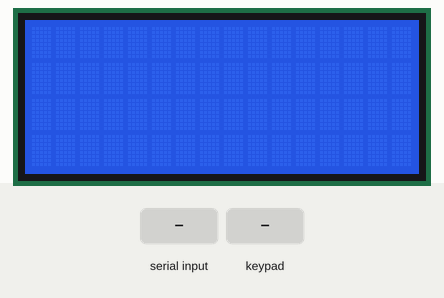
Recording of a sketch running on a simulated Arduino Mega 2560, built with avr-gcc and run on an emulated ATmega2560. On the bench: 16×4 character LCD. Inputs (shaded band) come from the test bench.

Above: at 1.2 s.
1.3 s: "90,45\n" received over the second serial link
At 2.0 s:
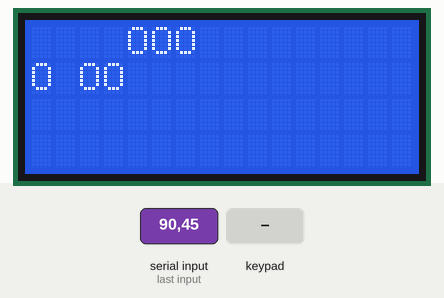
2.8 s: key '7' pressed
4.3 s: "30,150\n" received over the second serial link
At 4.7 s:
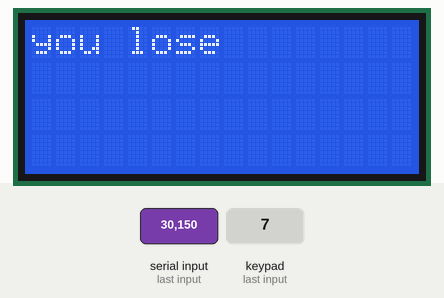
7.3 s: keypad keys 2 2 2 3 2 4 2 5 pressed 0.4 s apart
At 7.6 s:
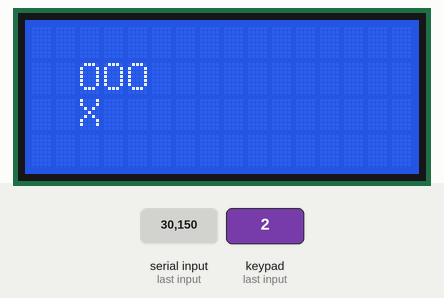
12.0 s: "0\n" received over the second serial link
At 12.4 s:
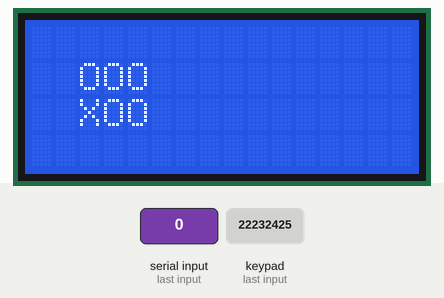
13.5 s: key '8' pressed
Timing chart, 0 to 16.0 s (numbered marks = the images above; inputs shaded):
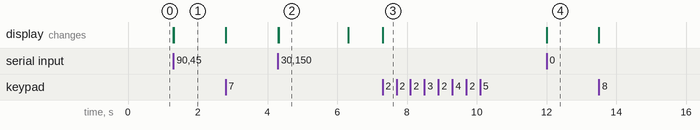

The sketch:

sketch_jan27a.ino
```cpp
// player 1

#include <LiquidCrystal.h>
#include <Keypad.h>

// lcd object initializing
#define RS_PIN 50
#define EN_PIN 51
#define D4_PIN 8
#define D5_PIN 9
#define D6_PIN 10
#define D7_PIN 11
LiquidCrystal lcd(RS_PIN, EN_PIN, D4_PIN, D5_PIN, D6_PIN, D7_PIN);

// keypad object initializing
const byte ROWS = 4;
const byte COLS = 4;
char keys[ROWS][COLS] = {
{'7','8','9','/'},
{'4','5','6','*'},
{'1','2','3','-'},
{'C','0','=','+'}
};
byte rowPins[ROWS] = {22, 23, 24, 25};
byte colPins[COLS] = {26, 27, 28, 29};
Keypad keypad = Keypad(makeKeymap(keys), rowPins, colPins, ROWS, COLS);

// point
char player1_point = 'X';
char player2_point = 'O';

// grid fill places
int fill[10];

// 1: player1 turn
// 2: player2 turn
int turn = 1;

void setup() {
  Serial2.begin(9600);
  keypad.addEventListener(keypadEvent);
  lcd.begin(16, 4);
  lcd.clear();

  for(int i=0; i<10; i++)
    fill[i] = 0;
}

void loop() {
  // keypad pressed button
  char c = keypad.getKey();

  if(Serial2.available()){
    char data = Serial2.read();
    int num = data - '0';
    update_screen(num, 2); // show what player 2 done
  }
}

void keypadEvent(KeypadEvent key){
  if(keypad.getState() == PRESSED){
    if((key >= '1') & (key <= '9')){
      int num = key - '0';
      if((fill[num] == 0) & (turn == 1)){
        Serial2.print(key);
        update_screen(num, 1); // show what player 1 done
      }
    }
  }
}

void update_screen(int num, int player){
  switch(num){
    case 1:
    lcd.setCursor(0, 2);
    break;
    case 2:
    lcd.setCursor(2, 2);
    break;
    case 3:
    lcd.setCursor(4, 2);
    break;
    case 4:
    lcd.setCursor(0, 1);
    break;
    case 5:
    lcd.setCursor(2, 1);
    break;
    case 6:
    lcd.setCursor(4, 1);
    break;
    case 7:
    lcd.setCursor(0, 0);
    break;
    case 8:
    lcd.setCursor(2, 0);
    break;
    case 9:
    lcd.setCursor(4, 0);
    break;
  }

  if(player == 1){
    fill[num] = 1;
    turn = 2;
    lcd.print(player1_point);
  }
  else if(player == 2){
    fill[num] = 2;
    turn = 1;
    lcd.print(player2_point);
  }

  check_win();
}

void check_win(){
  int winner = 0;

  if( (fill[1]*fill[2]*fill[3] == 1) ||
      (fill[4]*fill[5]*fill[6] == 1) ||
      (fill[7]*fill[8]*fill[9] == 1) ||
      (fill[1]*fill[4]*fill[7] == 1) ||
      (fill[2]*fill[5]*fill[8] == 1) ||
      (fill[3]*fill[6]*fill[9] == 1) ||
      (fill[1]*fill[5]*fill[9] == 1) ||
      (fill[3]*fill[5]*fill[7] == 1)){
        winner = 1;
      }
  else if( (fill[1]*fill[2]*fill[3] == 8) ||
           (fill[4]*fill[5]*fill[6] == 8) ||
           (fill[7]*fill[8]*fill[9] == 8) ||
           (fill[1]*fill[4]*fill[7] == 8) ||
           (fill[2]*fill[5]*fill[8] == 8) ||
           (fill[3]*fill[6]*fill[9] == 8) ||
           (fill[1]*fill[5]*fill[9] == 8) ||
           (fill[3]*fill[5]*fill[7] == 8)){
             winner = 2;
           }
  if(winner != 0){
    delay(10);
    lcd.clear();

    if(winner == 1)
      lcd.print("you win");
    else
      lcd.print("you lose");

    delay(2000);
    reset_game(winner);
  }else{
    int mul = 1;
    for(int i=1; i<10; i++)
      mul *= fill[i];
    if(mul != 0){
      lcd.clear();
      lcd.print("no winner");
      delay(2000);
      reset_game(1);
    }
  }
}

void reset_game(int winner){
  lcd.clear();
  for(int i=0; i<10; i++)
    fill[i] = 0;
  turn = winner;
}
```

Measured:
- after the input at 1.3 s, the display: first changes at once (image 1 shows a later state)
- after the input at 4.3 s, the display: first changes at once (image 2 shows a later state)
- after the input at 7.3 s, the display: changes at once (image 3)
- after the input at 12.0 s, the display: first changes at once (image 4 shows a later state)
- what the display in image 2 shows lasts 2.0 s, from 4.3 s to 6.3 s
